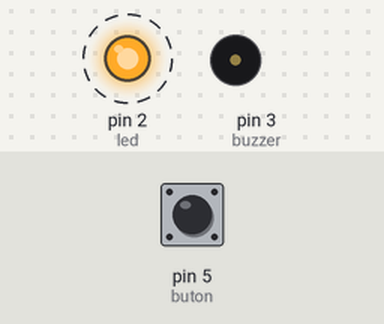
A sketch run on a simulated Arduino Uno, built with avr-gcc and run on an emulated ATmega328P. Shown: output pins drawn as LEDs (lit = HIGH), buzzer (waves = sounding, pin HIGH). Dashed ring = blinking. Inputs (shaded band) come from the test bench; at power-on: pin 5 (buton) LOW. What the sketch prints to the serial monitor is not drawn.

Above: at 0.12 s.
Timing chart, 0 to 3.0 s (numbered marks = the images above):
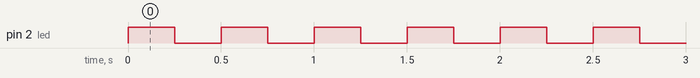

Measured:
- by itself, pin 2 (led): alternates HIGH for 0.25 s and LOW for 0.25 s

The sketch:

CALISMA_SERBEST_.ino
```cpp
int buton=5;
int led=2;
int buzzer=3;
int durum;
void setup() {
pinMode(led, OUTPUT);
pinMode(buzzer,OUTPUT);
pinMode(buton ,INPUT);
Serial.begin(9600);
}

void loop() {
  durum=digitalRead(buton);
  if (durum = HIGH)
  {
  digitalWrite(led ,HIGH);
  delay(250);
  digitalWrite(led ,LOW);
  delay(250);
  Serial.println("led yanıyor");
  }
  else if (durum = LOW)
  {
  digitalWrite(buzzer, HIGH);
  Serial.println("buzzer calısıyor");
}
}
```
